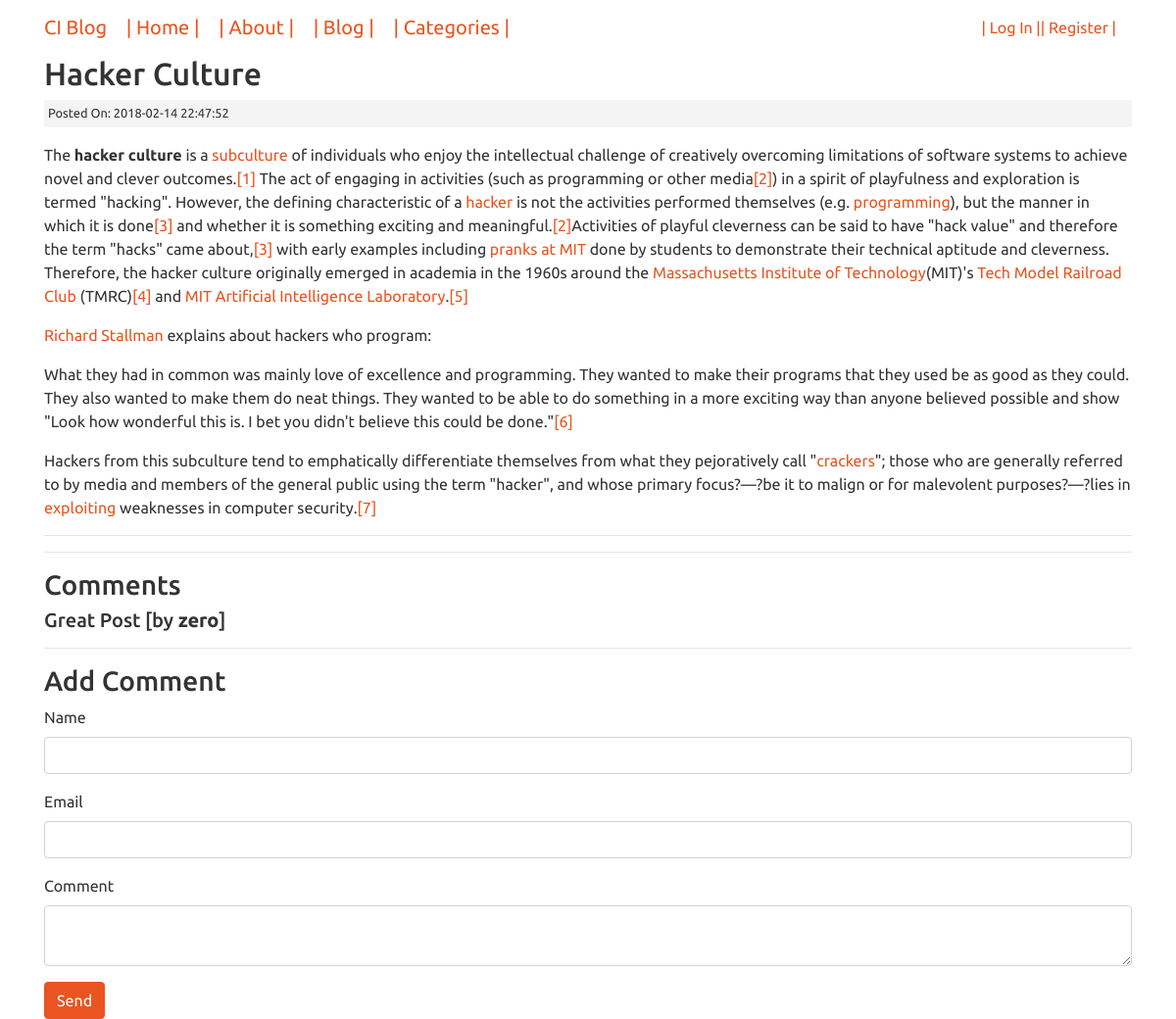
Page /posts/Hacker-Culture on the committed database.
### tables this page shows
CREATE TABLE `posts` (
  `id` int(11) NOT NULL,
  `category_id` int(11) NOT NULL,
  `user_id` int(11) NOT NULL,
  `title` varchar(255) NOT NULL,
  `slug` varchar(255) NOT NULL,
  `body` text NOT NULL,
  `post_image` varchar(255) NOT NULL,
  `created_at` timestamp NOT NULL DEFAULT CURRENT_TIMESTAMP
);

CREATE TABLE `comments` (
  `id` int(11) NOT NULL,
  `post_id` int(11) NOT NULL,
  `name` varchar(255) NOT NULL,
  `email` varchar(255) NOT NULL,
  `body` text NOT NULL,
  `created_at` timestamp NOT NULL DEFAULT CURRENT_TIMESTAMP
);

### application/controllers/Posts.php (called while the page is built, shortened)
<?php
class Posts extends CI_Controller{
	public function __construct(){
        $this->load->helper(array('form', 'url'));
    }
	public function view($slug=NULL){
		$data['post'] = $this->Post_Model->get_posts($slug);
		$post_id = $data['post']['id'];
		$data['comments'] = $this->Comment_Model->get_comments($post_id);
		$data['title'] = $data['post']['title'];
		$this->load->view('templates/header');
		$this->load->view('posts/view',$data);
		$this->load->view('templates/footer');
	}
}

### index.php (called while the page is built, shortened)
<?php
require_once BASEPATH.'core/CodeIgniter.php';

### application/models/Post_Model.php (called while the page is built, shortened)
<?php
class Post_Model extends CI_Model{
	public function get_posts($slug = FALSE,$limit = FALSE,$offset = FALSE){
		$query = $this->db->get_where('posts',array('slug'=>$slug));
		return $query->row_array();
	}
}

### application/models/Comment_Model.php (called while the page is built, shortened)
<?php
class Comment_Model extends CI_Model{
	public function get_comments($post_id){
		$query = $this->db->get_where('comments',array('post_id' => $post_id));
		return $query->result_array();
	}
}

### application/views/posts/view.php (the view, shortened to what this page needs)
<h2><?php echo $post['title']; ?></h2>
<small class="post-date">Posted On: <?php echo $post['created_at']; ?></small>
<div class="post-body">
<p><?php echo $post['body']; ?></p>
</div>
<hr>
<hr>
<h3>Comments</h3>
<?php if($comments): ?>
<?php foreach($comments as $comment): ?>
<div class="well">
<h5><?php echo $comment['body']; ?> [by <strong><?php echo $comment['name']; ?></strong>]</h5>
</div>
<?php endforeach; ?>
<?php else: ?>
<p>No Comment To Display</p>
<?php endif; ?>
<hr>
<h3>Add Comment</h3>
<?php echo form_open('comments/create/'.$post['id']); ?>
<div class="form-group">
<label>Name</label>
<input type="text" name="name" class="form-control">
</div>
<div class="form-group">
<label>Email</label>
<input type="email" name="email" class="form-control">
</div>
<div class="form-group">
<label>Comment</label>
<textarea name="body" class="form-control"></textarea>
</div>
<button type="submit" class="btn btn-primary">Send</button>
<?php echo form_close(); ?>

### application/views/templates/header.php (shortened to what this page needs)
<!DOCTYPE html>
<html lang="en">
<head>
	<link rel="stylesheet" href="<?php echo base_url(); ?>/assets/css/bootswatch.css">
	<link rel="stylesheet" href="<?php echo base_url(); ?>/assets/css/style.css">
</head>
<body>
	<nav class="navbar navbar-inverse">
		<div class="container">
			<div class="navbar-header">
				<a href="<?php echo base_url();?>" class="navbar-brand">CI Blog</a>
				<a href="<?php echo base_url(); ?>" class="navbar-brand">| Home |</a>
				<a href="<?php echo base_url(); ?>about" class="navbar-brand">| About |</a>
				<a href="<?php echo base_url(); ?>posts" class="navbar-brand">| Blog |</a>
				<a href="<?php echo base_url(); ?>categories" class="navbar-brand">| Categories |</a>
			</div>
			<div class="navbar">
				<?php if(!$this->session->userdata('logged_in')): ?>
					<a href="<?php echo base_url(); ?>users/login">| Log In |</a>
					<a href="<?php echo base_url(); ?>users/register">| Register |</a>
				<?php endif; ?>
			</div>
		</div>
	</nav>
	<div class="container">

### application/views/templates/footer.php (shortened to what this page needs)
	</div>
</body>
</html>

### assets/css/style.css (style rules this page uses)
.post-date { background: #f4f4f4; padding: 4px; margin: 3px 0; display: block; }

### rows in the picture
posts: title "Hacker Culture", created_at "2018-02-14 22:47:52", body "The hacker culture is a subculture of individuals who enjoy the intellectual challenge of creatively overcoming limitations of software systems to achieve novel and clever outcomes. [1] The act of engaging in activities (such as programming or other media [2] ) in a spirit of playfulness and exploration is termed \"hacking\". However, the defining characteristic of a hacker is not the activities performed themselves (e.g. programming ), but the manner in which it is done [3] and whether it is something exciting and meaningful. [2] Activities of playful cleverness can be said to have \"hack value\" and therefore the term \"hacks\" came about, [3] with early examples including pranks at MIT done by…"
comments: body "Great Post", name "zero"
